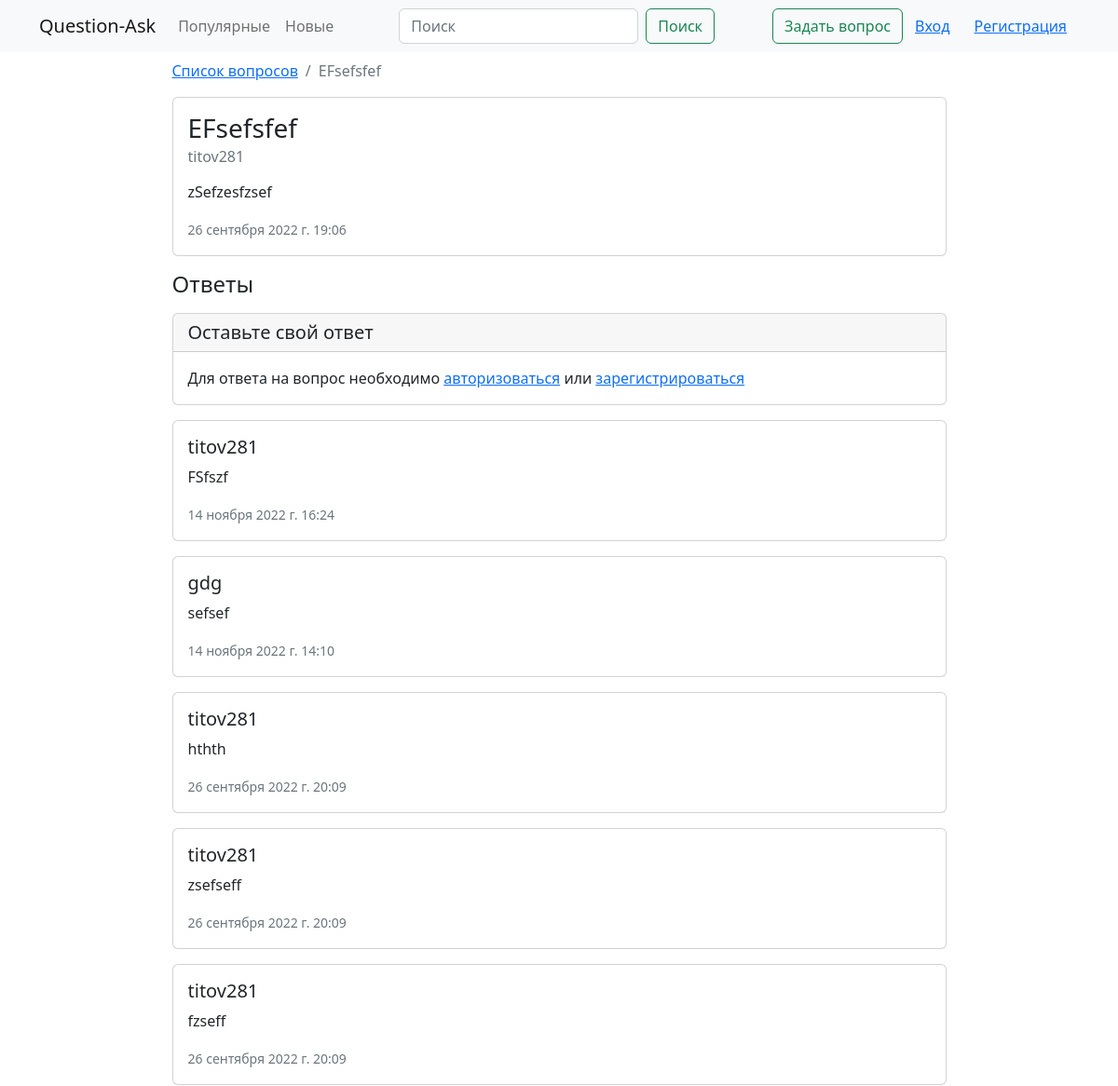
/question/4 (upper part), run on an earlier commit of the app's database.
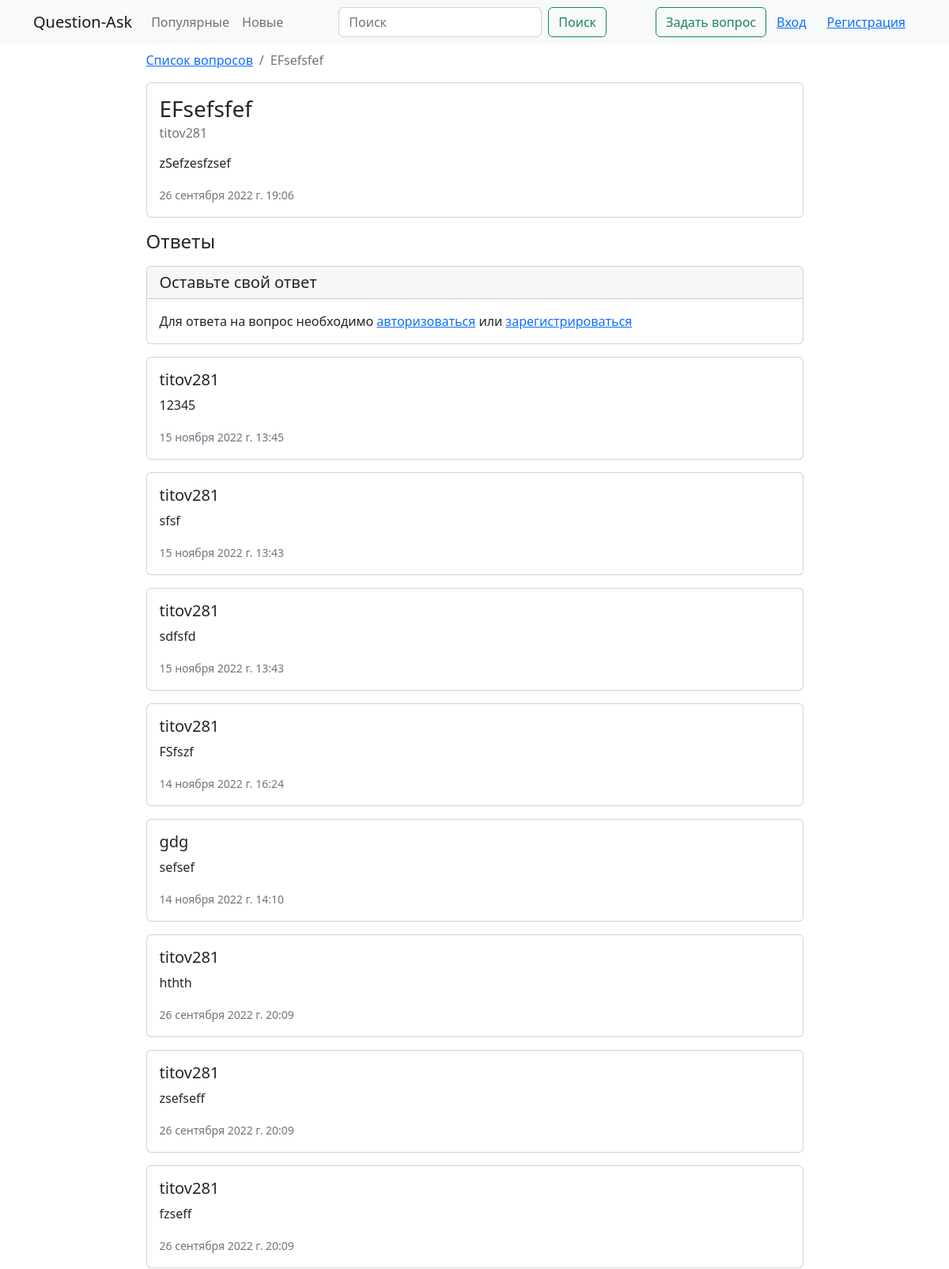
And on a later commit of the database.
### qa/models.py (models this page shows)
class Question(models.Model):
    objects = QuestionManager()
    title = models.CharField(max_length=255)
    text = models.TextField()
    added_at = models.DateTimeField(blank=True, auto_now_add=True)
    rating = models.IntegerField(default=0)
    author = models.ForeignKey(User, on_delete=models.CASCADE)
    likes = models.ManyToManyField(User, related_name='question_like_user')
    def answers(self):
        return self.answer_set.order_by('-added_at')

class Answer(models.Model):
    text = models.TextField()
    added_at = models.DateTimeField(blank=True, auto_now_add=True)
    question = models.ForeignKey(Question, on_delete=models.CASCADE)
    author = models.ForeignKey(User, on_delete=models.CASCADE)

### qa/views.py (the view, shortened to what this page needs)
# urls.py: path('question/<int:pk>', views.QuestionView.as_view(), name='question'),
class QuestionView(View):
    def get(self, request, pk):
        question = get_object_or_404(Question, pk=pk)
        form = AnswerForm()
        return render(request, 'question.html', {
            'question': question,
            'form': form,
        })

### qa/forms.py
class AnswerForm(forms.Form):
    text = forms.CharField(required=True, widget=forms.Textarea(attrs={
        'class': 'form-control',
        'rows': 3,
    }))

### qa/templates/question.html (shortened to what this page needs)
{% extends 'block/base.html' %}
{% block content %}
    <div class="container">
        <div class="row justify-content-center">
            <div class="col-lg-9">
                <nav aria-label="breadcrumb">
                    <ol class="breadcrumb">
                        <li class="breadcrumb-item"><a href="{% url 'qa:index' %}">Список вопросов</a></li>
                        <li class="breadcrumb-item active">{{ question.title }}</li>
                    </ol>
                </nav>
                <div class="card">
                    <div class="card-body">
                        <h3 class="card-title">{{ question.title }}</h3>
                        <h6 class="card-subtitle mb-2 text-muted">{{ question.author }}</h6>
                        <p class="card-text my-3">{{ question.text }}</p>
                        <time class="text-muted"><small>{{ question.added_at }}</small></time>
                    </div>
                </div>
                <h4 class="my-3">Ответы</h4>
                <div class="card">
                    <h5 class="card-header">Оставьте свой ответ</h5>
                    <div class="card-body">
                        {% if user.is_authenticated %}
                        {% if form.errors %}
                        {% for error in form.non_field_errors %}
                        <div class="alert alert-danger">
                            <strong>{{ error|escape }}</strong>
                        </div>
                        {% endfor %}
                        {% endif %}
                        <form method="post">
                            {% csrf_token %}
                            {{ form.text }}
                            {% for error in form.text.errors %}
                            <div class="alert alert-danger py-1 px-2 my-2">
                                <strong>{{ error|escape }}</strong>
                            </div>
                            {% endfor %}
                            <button type="submit" class="btn btn-primary mt-3">Отправить</button>
                        </form>
                        {% else %}
                        <p class="card-text">Для ответа на вопрос необходимо
                            <a href="{% url 'qa:login' %}">авторизоваться</a> или
                            <a href="{% url 'qa:signup' %}">зарегистрироваться</a>
                        </p>
                        {% endif %}
                    </div>
                </div>
                {% for answer in question.answers %}
                <div class="card my-3">
                    <div class="card-body">
                        <h5 class="card-title">{{ answer.author }}</h5>
                        <p class="card-text">{{ answer.text }}</p>
                        <time class="text-muted"><small>{{ answer.added_at }}</small></time>
                    </div>
                </div>
                {% endfor %}
            </div>
        </div>
    </div>
{% endblock %}

### qa/templates/block/base.html (shortened to what this page needs)
<!DOCTYPE html>
{% load static %}
<html lang="ru">
<head>
    <link rel="stylesheet" href="{% static 'vendor/css/bootstrap.min.css' %}">
</head>
<body class="d-flex flex-column min-vh-100">
    {% include 'block/header.html' %}
    {% block content %}
    {% endblock %}
</body>
</html>

### qa/templates/block/header.html (shortened to what this page needs)
<header class="mb-2">
    <nav class="navbar navbar-expand-lg bg-light">
        <div class="container">
            <a class="navbar-brand mb-0 h1" href="{% url 'qa:index' %}">Question-Ask</a>
            <div class="collapse navbar-collapse justify-content-between" id="navbarToggler">
                <div class="d-flex">
                    <ul class="navbar-nav mb-2 mb-lg-0">
                        <li class="nav-item">
                            <a class="nav-link" aria-current="page" href="{% url 'qa:popular' %}">Популярные</a>
                        </li>
                        <li class="nav-item">
                            <a class="nav-link" href="{% url 'qa:new' %}">Новые</a>
                        </li>
                    </ul>
                </div>
                <form class="d-flex mb-2 mb-lg-0" action="{% url 'qa:search' %}" method="get" role="search">
                    <input name="search" class="form-control me-2" type="search" placeholder="Поиск" aria-label="Поиск">
                    <button class="btn btn-outline-success" type="submit">Поиск</button>
                </form>
                <div class="d-flex mb-2 mb-lg-0">
                    <a class="btn btn-outline-success mr-3" href="{% url 'qa:ask' %}">Задать вопрос</a>
                    {% if user.is_authenticated %}
                    <span class="navbar-text mx-3">{{ user }}</span>
                    <a class="btn btn-link" href="{% url 'qa:logout' %}">Выход</a>
                    {% else %}
                    <a class="btn btn-link" href="{% url 'qa:login' %}">Вход</a>
                    <a class="btn btn-link" href="{% url 'qa:signup' %}">Регистрация</a>
                    {% endif %}
                </div>
            </div>
        </div>
    </nav>
</header>

What changed in the data, as far as the page shows it:
added Answer: author "titov281", text "12345", added_at "15 ноября 2022 г. 13:45"
added Answer: author "titov281", text "sfsf", added_at "15 ноября 2022 г. 13:43"
added Answer: author "titov281", text "sdfsfd", added_at "15 ноября 2022 г. 13:43"
